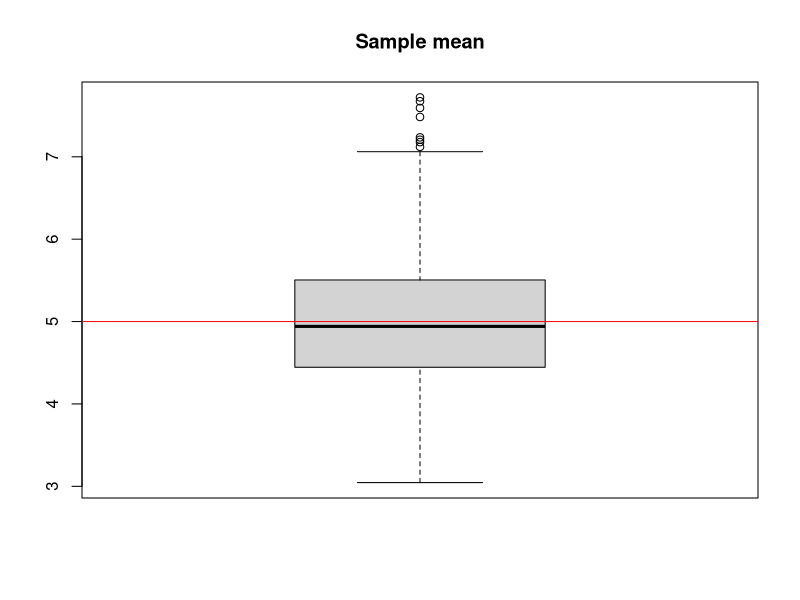
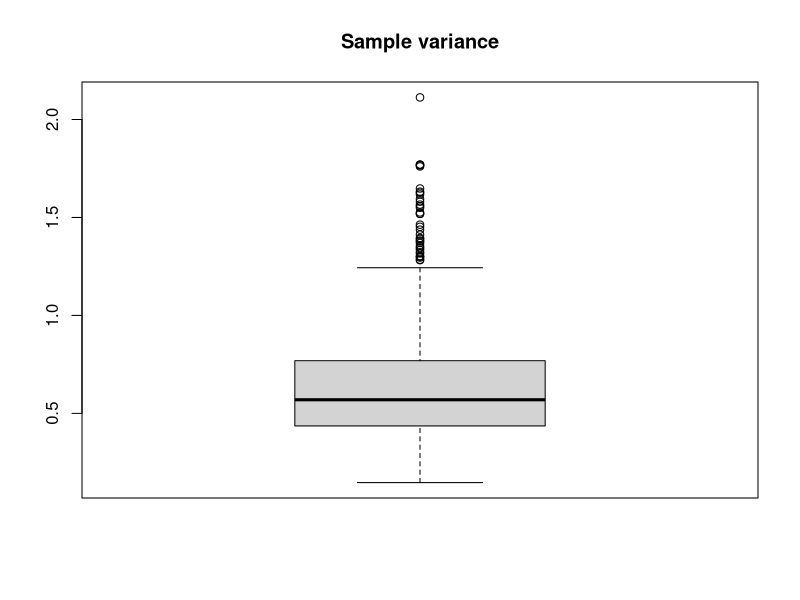
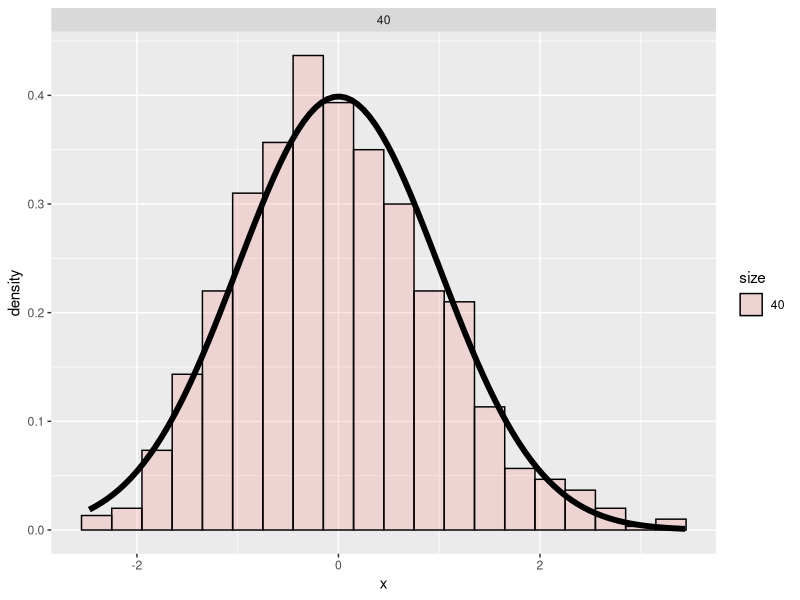

Generate these figures, in order, with R:
## ---- chunk 1
library(ggplot2)
## ---- chunk 2
numberSimulation <- 1000
numberSample <- 40
lambda <- 0.2
data <- matrix(rexp(numberSample * numberSimulation, lambda), numberSample)
## ---- chunk 3
df <- data.frame(x=apply(data,2,mean))
boxplot(df$x,main="Sample mean")
abline(h = 1/lambda, col = "red")
summary(df)
## ---- chunk 4
df <- data.frame(x=apply(data,2,function(x) sd(x)^2/(numberSample-1)))
boxplot(df$x,main="Sample variance")                 
summary(df)
## ---- chunk 5
cfunc <- function(x, n) (sqrt(n) * (mean(x) - (1/lambda))) / (1/lambda)
dat <- data.frame(x = apply(data, 2, cfunc, 40),size = factor(rep(c(40), rep(numberSimulation, 1))))
g <- ggplot(dat, aes(x = x, fill = size)) + geom_histogram(alpha = .20, binwidth=.3, colour = "black", aes(y = ..density..)) 
g <- g + stat_function(fun = dnorm, size = 2)
g + facet_grid(. ~ size)
